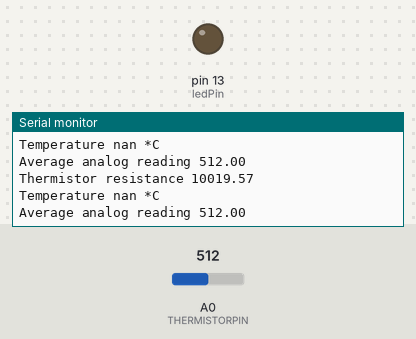
A sketch run on a simulated Arduino Uno, built with avr-gcc and run on an emulated ATmega328P. Parts: output pins drawn as LEDs (lit = HIGH), the last lines printed to the serial monitor. Inputs (shaded band) come from the test bench; at power-on: A0 (THERMISTORPIN) = 512.

Above: at 1.2 s.
1.3 s: A0 (THERMISTORPIN) set to 15
At 2.0 s:
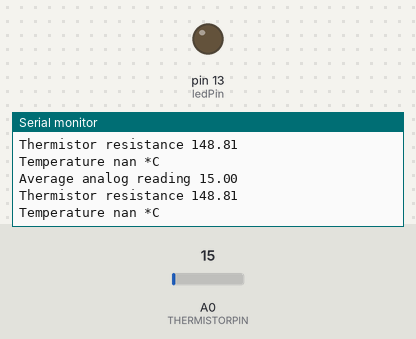
4.3 s: A0 (THERMISTORPIN) set to 0
At 5.0 s:
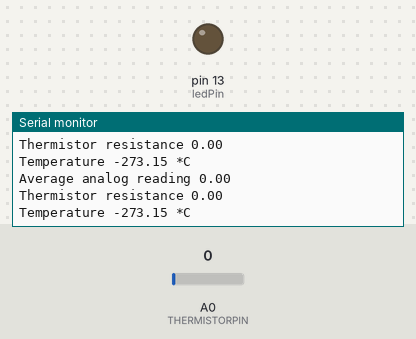
Timing chart, 0 to 7.3 s (numbered marks = the images above; inputs shaded):
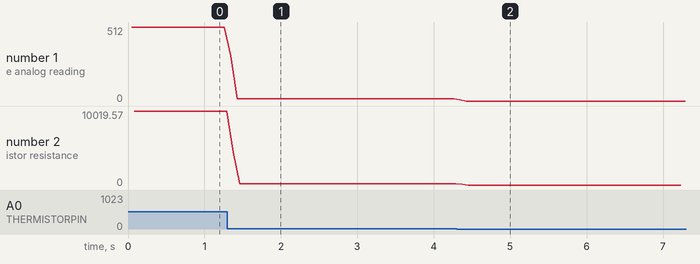

Measured:
- after the input at 1.3 s, the serial monitor: prints a new line after 0.05 s (image 1)
- after the input at 4.3 s, the serial monitor: prints a new line at once (image 2)
- plotted number 1: 512 → 15 after the input at 1.3 s, 15 → 0 after the input at 4.3 s
- plotted number 2: 10019.57 → 148.81 after the input at 1.3 s, 148.81 → 0 after the input at 4.3 s

The sketch:

tempAdvanced.ino
```cpp
int ledPin = 13;

void setup(void) {
  Serial.begin(9600);
  pinMode(ledPin, OUTPUT);
}

void loop(void) {

  float temp = getTemp();

  if (temp > 24) {
    digitalWrite(ledPin, HIGH);
  } else {
    digitalWrite(ledPin, LOW);
  }

}
```

temp.ino
```cpp
/*

 Thermistor Code

 Based on Adafruit Thermistor Code

*/

// which analog pin to connect
int const THERMISTORPIN = A0;
// resistance at 25 degrees C
int const THERMISTORNOMINAL = 50000; // For Seeedstudio Kit thermistor
// temp. for nominal resistance (almost always 25 C)
int const TEMPERATURENOMINAL = 25;
// how many samples to take and average, more takes longer
// but is more 'smooth'
int const NUMSAMPLES = 5;
// The beta coefficient of the thermistor (usually 3000-4000)
int const BCOEFFICIENT = 4190; // For Seeedstudio Kit thermistor
// the value of the 'other' resistor
int const SERIESRESISTOR = 10000; // We use a 10KOhm Resistor

int samples[NUMSAMPLES];


float getTemp() {
  uint8_t i;
  float average;

  // take N samples in a row, with a slight delay
  for (i=0; i< NUMSAMPLES; i++) {
    samples[i] = analogRead(THERMISTORPIN);
    delay(10);
  }

  // average all the samples out
  average = 0;
  for (i=0; i< NUMSAMPLES; i++) {
    average += samples[i];
  }
  average /= NUMSAMPLES;

  Serial.print("Average analog reading ");
  Serial.println(average);

  // convert the value to resistance
  average = 1023 / average - 1;
  average = SERIESRESISTOR / average;
  Serial.print("Thermistor resistance ");
  Serial.println(average);

  float steinhart;
  steinhart = average / THERMISTORNOMINAL;     // (R/Ro)
  steinhart = log(steinhart);                  // ln(R/Ro)
  steinhart /= BCOEFFICIENT;                   // 1/B * ln(R/Ro)
  steinhart += 1.0 / (TEMPERATURENOMINAL + 273.15); // + (1/To)
  steinhart = 1.0 / steinhart;                 // Invert
  steinhart -= 273.15;                         // convert to C

  Serial.print("Temperature ");
  Serial.print(steinhart);
  Serial.println(" *C");

  return steinhart;

}
```
